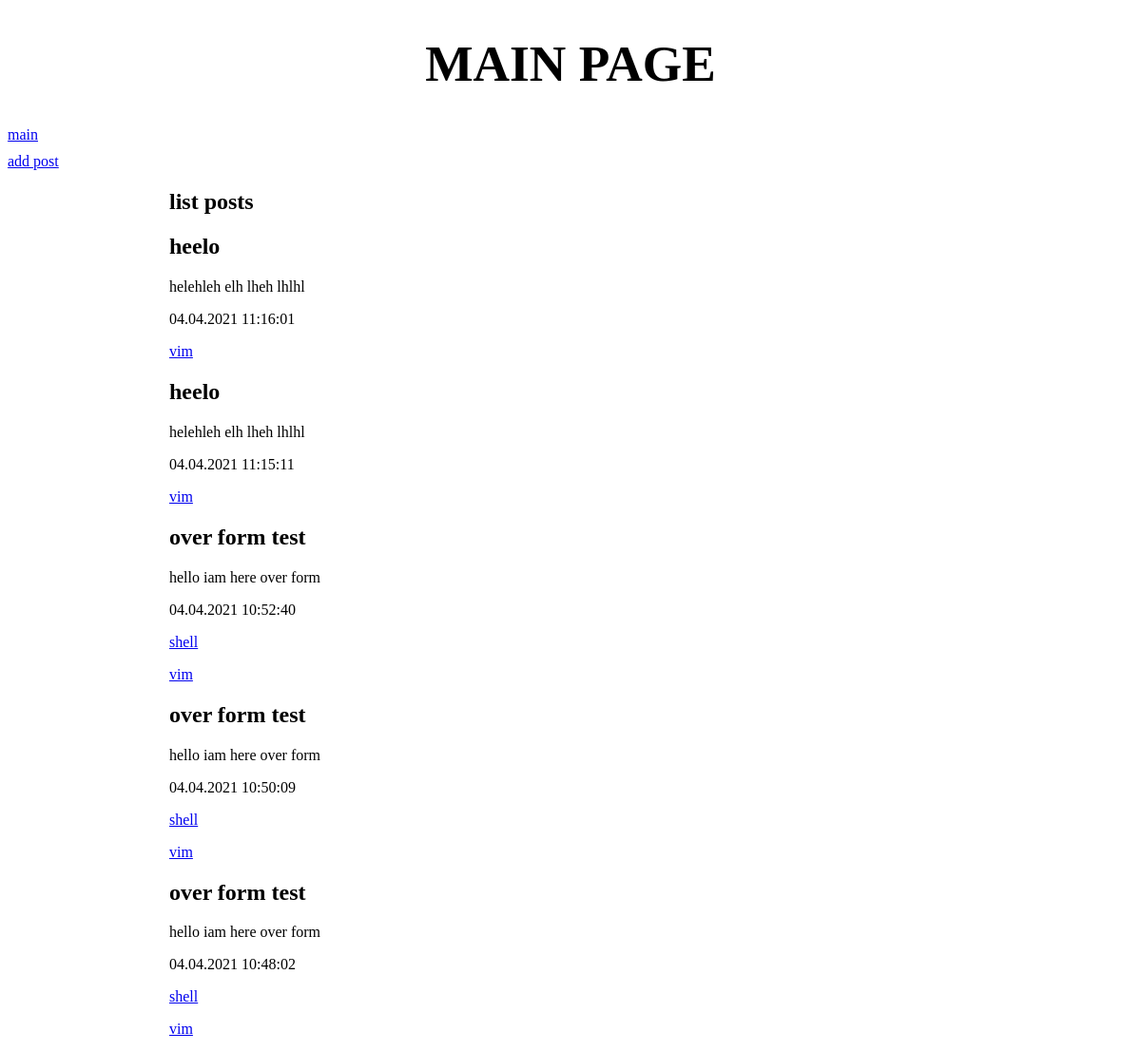
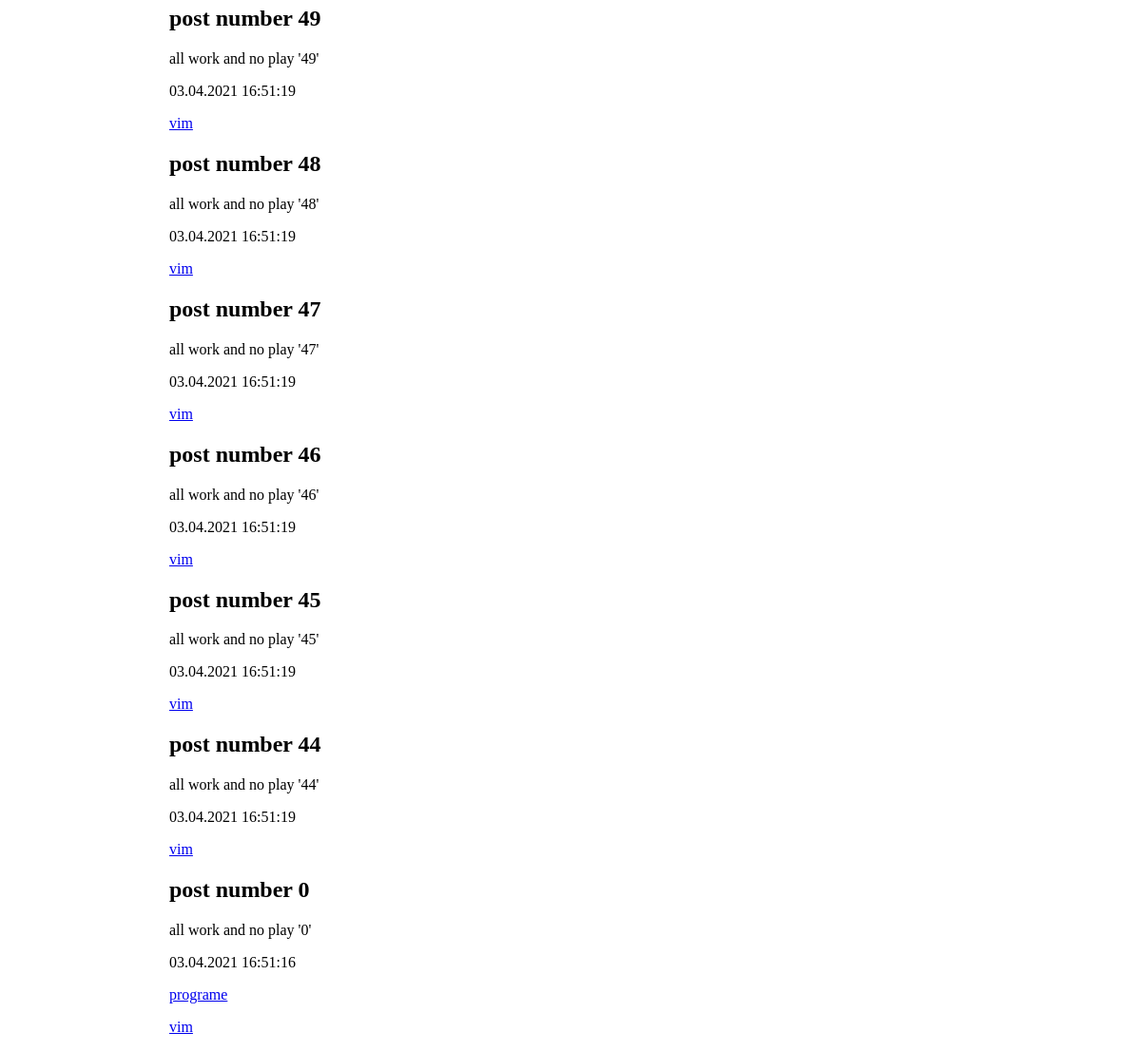
The page /blog/vim/ on the database as committed earlier (2 pictures, top to bottom).
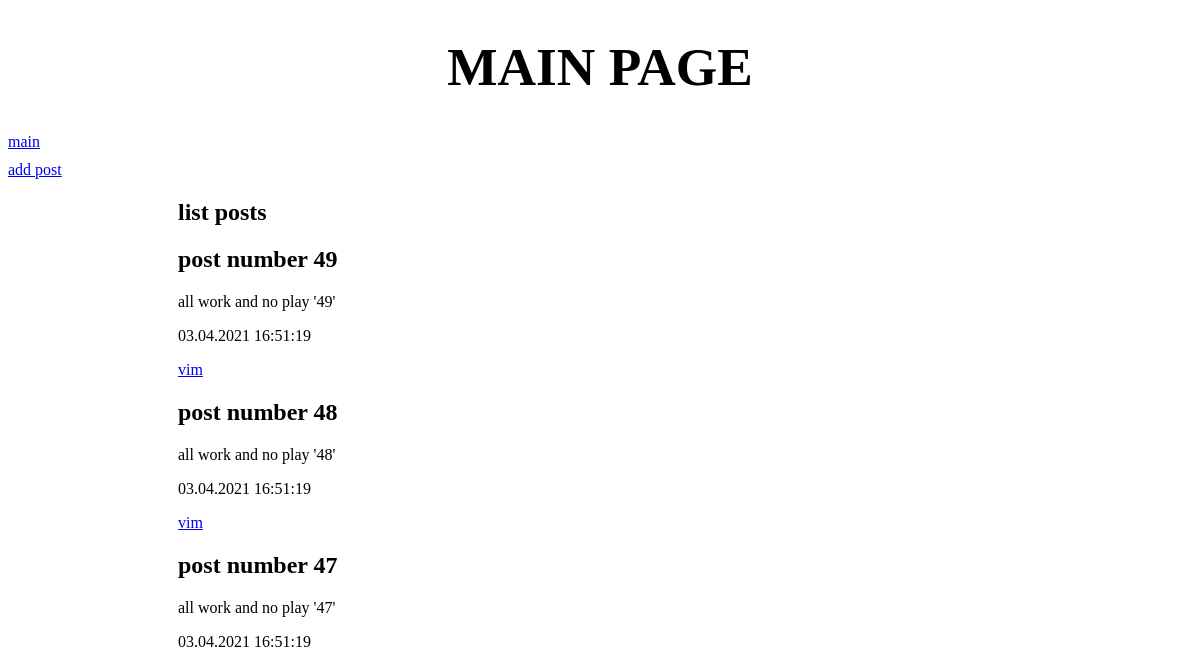
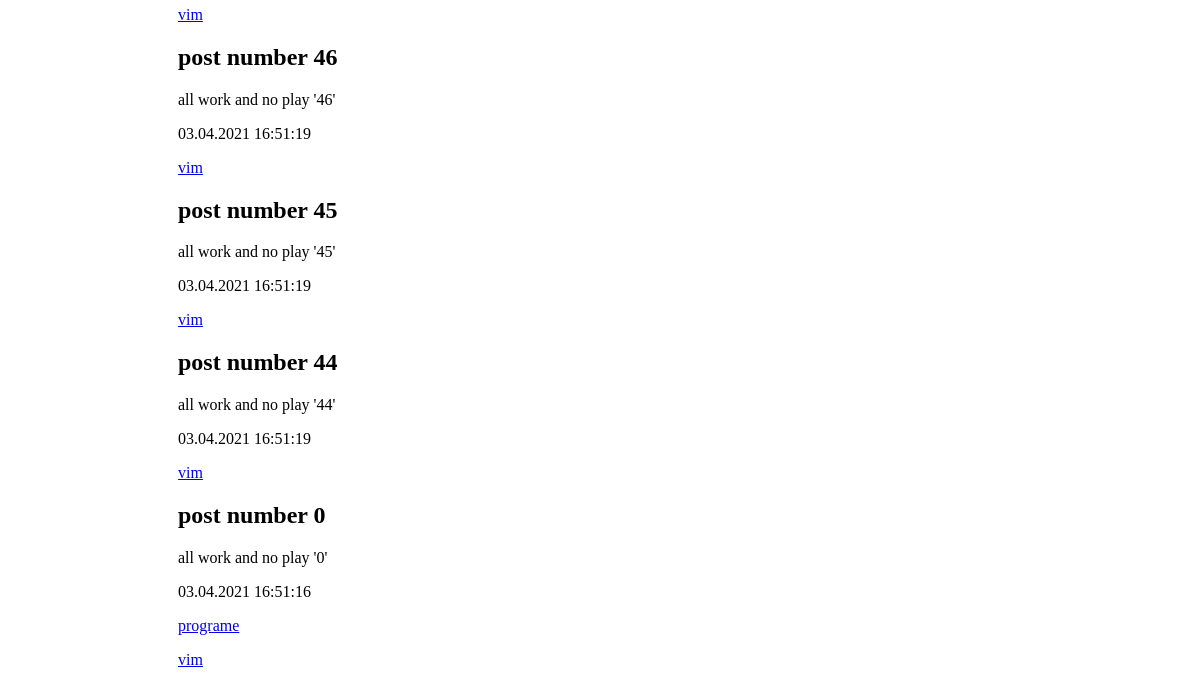
The same page on the database as committed later (2 pictures, top to bottom).
### blog/models.py (models this page shows, shortened)
class Post(models.Model):
    title = models.CharField(max_length = 50,verbose_name='sobject',blank=True)
    content = models.TextField(blank=True,null=True,verbose_name='text')
    published = models.DateTimeField(auto_now_add=True,db_index=True,verbose_name='date')
    tegs = models.ManyToManyField('Teg')
    class Meta:
        unique_together = ('title','content')   #unique title + contetn
        default_related_name = 'posts'          #include post_set
        verbose_name_plural = 'Posts'
        verbose_name = 'Post'
        ordering = ['-published']

class Teg(models.Model):
    name = models.CharField(max_length= 40,unique=True,
                            verbose_name = 'teg_name')
    class Meta:
        verbose_name_plural = 'tegs'
        verbose_name = 'teg'
        ordering = ['name']

### blog/views.py (the view)
# urls.py: path('<str:teg_name>/',by_teg,name='by_teg'),
def by_teg(requst,teg_name):
    teg = Teg.objects.get(name = teg_name)
    allposts = teg.posts.all()
    return render(requst, 'blog/main.html',{'posts':allposts})

### blog/templates/blog/main.html
{% extends "layout/basic.html" %}
{% block content %}
	<h2> list posts </h2>
	{% for post in posts %}
	<div>
		<h2>{{ post.title }}</h2>
		<p>{{ post.content }}</p>
		<p>{{ post.published|date:"d.m.Y H:i:s" }}</p>
		{% for teg in post.tegs.all %}
			<p><a href="{% url 'by_teg' teg.name %}">{{ teg.name }}</a></p>
		{% endfor %}
	</div>
	{% endfor %}
{% endblock %}

### blog/templates/layout/basic.html (shortened to what this page needs)
{% load static %}
<!DOCTYPE html>
<html>
	<head>
		<link rel="stylesheet" type="text/css"
		href="{% static 'blog/style.css' %}">
	</head>
	<body>
		<header>
			<h1>Main Page</h1>
		</header>
		<nav>
			<a href="{% url "main" %}">main</a>
			<a href="{% url "create" %}"> add post </a>
		</nav>
		<section>
		{% block content %}
		{% endblock %}
		</section>
	</body>
</html>

### blog/static/blog/style.css (style rules this page uses)
header h1 { font-size: 40pt; text-transform: uppercase; text-align: center; }
nav a { display: block; margin: 10px 0px; }
section { margin-left: 170px; }

Rows that differ between the two databases and show on the page:
removed Post: title "heelo", content "helehleh elh lheh lhlhl", published "04.04.2021 11:16:01", Teg (name "vim")
removed Post: title "heelo", content "helehleh elh lheh lhlhl", published "04.04.2021 11:15:11", Teg (name "vim")
removed Post: title "over form test", content "hello iam here over form", published "04.04.2021 10:52:40", Teg (name "vim")
no longer on this page (row unchanged): Teg: name "shell"
removed Post: title "over form test", content "hello iam here over form", published "04.04.2021 10:50:09", Teg (name "vim")
removed Post: title "over form test", content "hello iam here over form", published "04.04.2021 10:48:02", Teg (name "vim")
